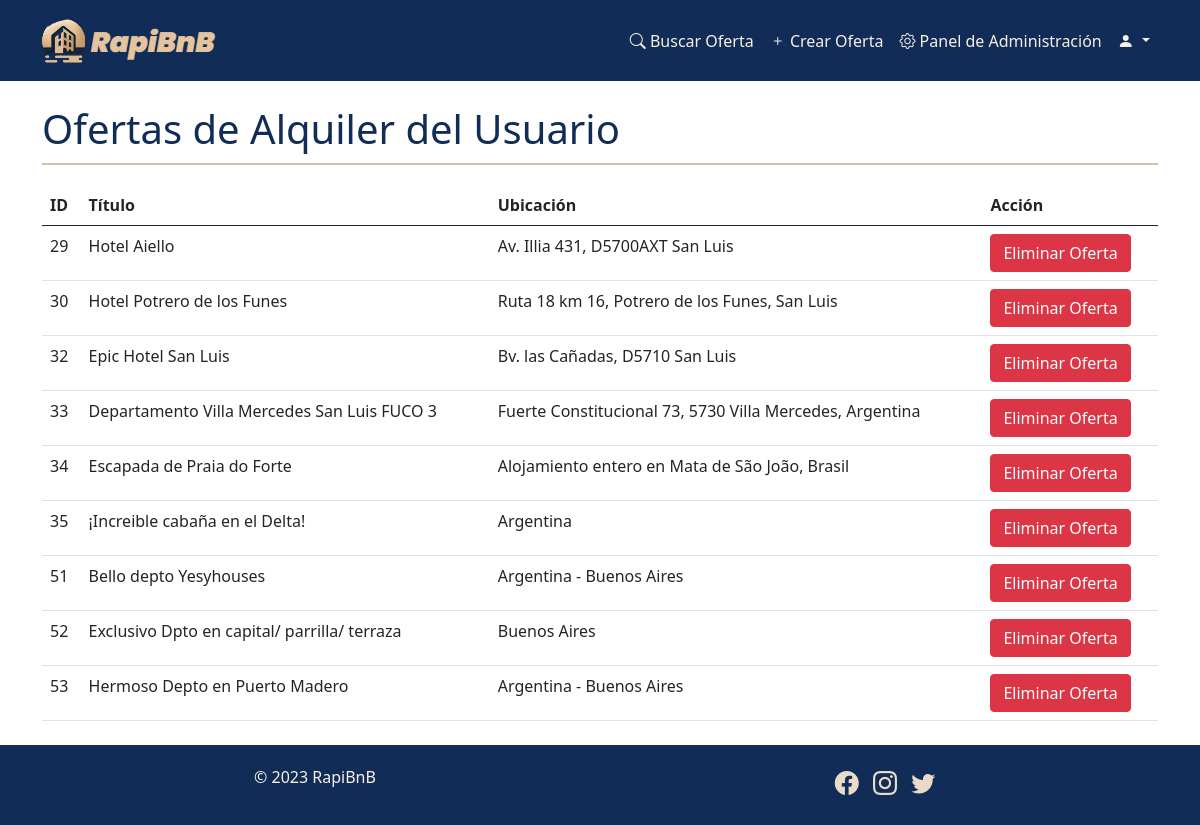
Page /ver_ofertas.php?user_id=9 (signed in) on the committed database.
### tables this page shows
CREATE TABLE `alquileres` (
  `id` int(11) NOT NULL,
  `usuario_id` int(11) NOT NULL,
  `titulo` varchar(255) NOT NULL,
  `descripcion` text NOT NULL,
  `ubicacion` varchar(255) NOT NULL,
  `etiquetas` text DEFAULT NULL,
  `galeria_fotos` text DEFAULT NULL,
  `servicios` text DEFAULT NULL,
  `costo_alquiler` decimal(10,2) NOT NULL,
  `tiempo_minimo` int(11) NOT NULL,
  `tiempo_maximo` int(11) NOT NULL,
  `cupo` int(11) NOT NULL,
  `fecha_inicio` date DEFAULT NULL,
  `fecha_fin` date DEFAULT NULL,
  `activa` tinyint(1) DEFAULT 0,
  `fecha_publicacion` timestamp NOT NULL DEFAULT current_timestamp()
);

### ver_ofertas.php (the view, shortened to what this page needs)
<?php
include('config.php');
if (isset($_GET['user_id'])) {
    $user_id = $_GET['user_id'];
    $query = "SELECT id, titulo, ubicacion FROM alquileres WHERE usuario_id = ?";
    $stmt = mysqli_prepare($conexion, $query);
    if ($stmt) {
        mysqli_stmt_bind_param($stmt, "i", $user_id);
        mysqli_stmt_execute($stmt);
        $result = mysqli_stmt_get_result($stmt);
    }
} else {
    header("Location: admin_panel.php");
    exit();
}
?>
<!DOCTYPE html>
<html>
<head>
    <link rel="stylesheet" href="https://cdn.jsdelivr.net/npm/bootstrap@5.0.0/dist/css/bootstrap.min.css">
	<link rel="stylesheet" href="estilos/estilo.css">
</head>
<body>
    <?php include('header.php'); ?>
    <div class="container mt-4">
        <h1>Ofertas de Alquiler del Usuario</h1>
        <table class="table">
            <thead>
                <tr>
                    <th>ID</th>
                    <th>Título</th>
                    <th>Ubicación</th>
                    <th>Acción</th>
                </tr>
            </thead>
            <tbody>
                <?php
                while ($row = mysqli_fetch_assoc($result)) {
                    echo "<tr>";
                    echo "<td>{$row['id']}</td>";
                    echo "<td>{$row['titulo']}</td>";
                    echo "<td>{$row['ubicacion']}</td>";
                    echo "<td>";
                    echo '<button type="button" class="btn btn-danger" data-bs-toggle="modal" data-bs-target="#deleteModal' . $row['id'] . '">Eliminar Oferta</button>';
                    echo "</td>";
                    echo "</tr>";
                }
                ?>
            </tbody>
        </table>
    </div>
    <?php include('footer.php'); ?>
</body>
</html>

### estilos/estilo.css (style rules this page uses)
.container { max-width: 600px; margin: 0 auto; }
.container h1 { border-bottom: 2px solid #DAC0A3; padding-bottom: 10px; margin-bottom: 20px; color: #102C57; }

### rows in the picture
alquileres: id "29", titulo "Hotel Aiello", ubicacion "Av. Illia 431, D5700AXT San Luis"
alquileres: id "30", titulo "Hotel Potrero de los Funes", ubicacion "Ruta 18 km 16, Potrero de los Funes, San Luis"
alquileres: id "32", titulo "Epic Hotel San Luis", ubicacion "Bv. las Cañadas, D5710 San Luis"
alquileres: id "33", titulo "Departamento Villa Mercedes San Luis FUCO 3", ubicacion "Fuerte Constitucional 73, 5730 Villa Mercedes, Argentina"
alquileres: id "34", titulo "Escapada de Praia do Forte", ubicacion "Alojamiento entero en Mata de São João, Brasil"
alquileres: id "35", titulo "¡Increible cabaña en el Delta!", ubicacion "Argentina"
alquileres: id "51", titulo "Bello depto Yesyhouses", ubicacion "Argentina - Buenos Aires"
alquileres: id "52", titulo "Exclusivo Dpto en capital/ parrilla/ terraza", ubicacion "Buenos Aires"
alquileres: id "53", titulo "Hermoso Depto en Puerto Madero", ubicacion "Argentina - Buenos Aires"
